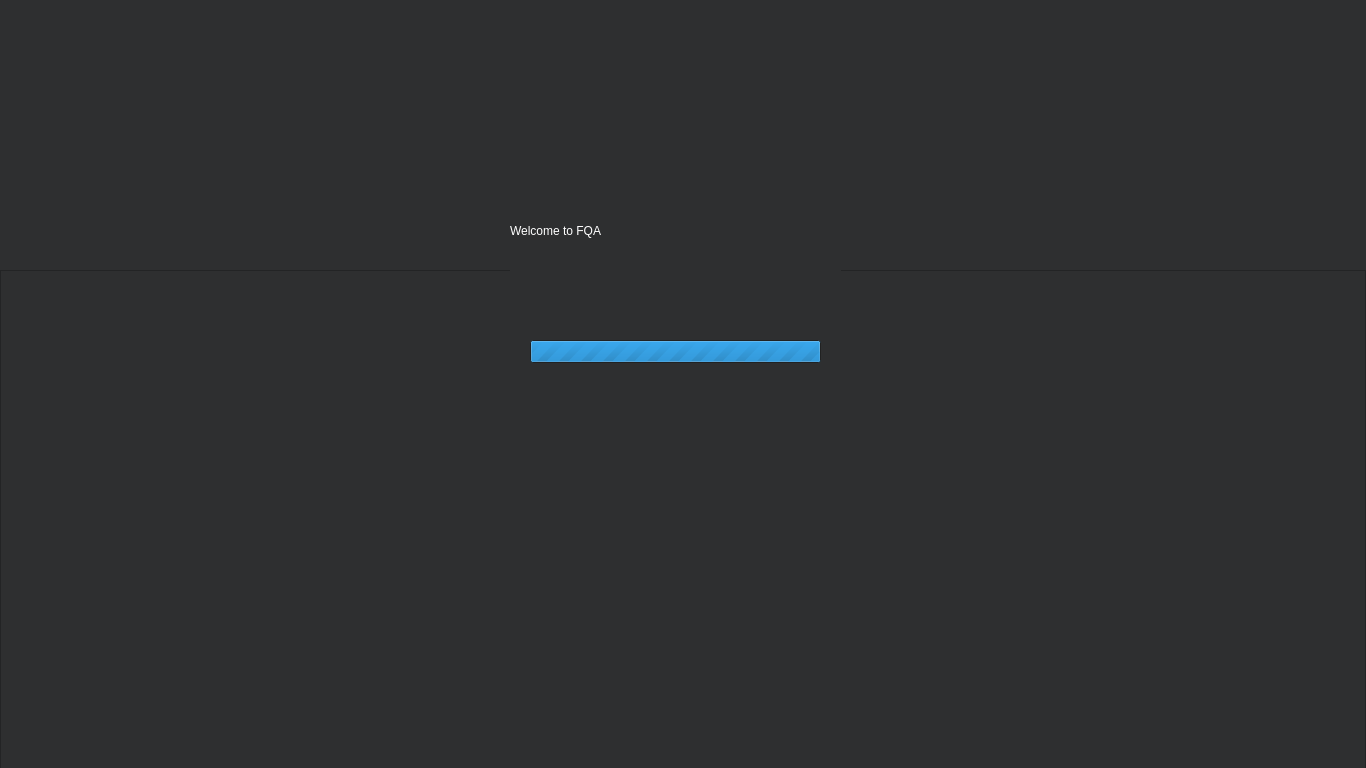
<?xml version="1.0" encoding="UTF-8"?>
<ui version="4.0">
 <class>login</class>
 <widget class="QDialog" name="login">
  <property name="geometry">
   <rect>
    <x>0</x>
    <y>0</y>
    <width>1366</width>
    <height>768</height>
   </rect>
  </property>
  <property name="windowTitle">
   <string>Dialog</string>
  </property>
  <property name="styleSheet">
   <string notr="true">background-color: rgb(46, 47, 48);</string>
  </property>
  <widget class="QLabel" name="label">
   <property name="geometry">
    <rect>
     <x>580</x>
     <y>260</y>
     <width>201</width>
     <height>71</height>
    </rect>
   </property>
   <property name="styleSheet">
    <string notr="true">color: rgb(255, 255, 255);
font: italic 36pt &quot;Times New Roman&quot;;</string>
   </property>
   <property name="text">
    <string>Loading...</string>
   </property>
  </widget>
  <widget class="QFrame" name="frame">
   <property name="geometry">
    <rect>
     <x>0</x>
     <y>270</y>
     <width>1366</width>
     <height>550</height>
    </rect>
   </property>
   <property name="frameShape">
    <enum>QFrame::StyledPanel</enum>
   </property>
   <property name="frameShadow">
    <enum>QFrame::Raised</enum>
   </property>
  </widget>
  <widget class="QLabel" name="label_3">
   <property name="geometry">
    <rect>
     <x>440</x>
     <y>60</y>
     <width>500</width>
     <height>145</height>
    </rect>
   </property>
   <property name="styleSheet">
    <string notr="true">background-image: url(:/PNG/login.png);</string>
   </property>
   <property name="text">
    <string/>
   </property>
  </widget>
  <widget class="QLabel" name="label_2">
   <property name="geometry">
    <rect>
     <x>510</x>
     <y>190</y>
     <width>331</width>
     <height>81</height>
    </rect>
   </property>
   <property name="styleSheet">
    <string notr="true">color: rgb(255, 255, 255);
font: italic 36pt &quot;Times New Roman&quot;;</string>
   </property>
   <property name="text">
    <string>Welcome to FQA</string>
   </property>
  </widget>
  <widget class="QProgressBar" name="progressBar">
   <property name="geometry">
    <rect>
     <x>530</x>
     <y>340</y>
     <width>291</width>
     <height>23</height>
    </rect>
   </property>
   <property name="styleSheet">
    <string notr="true">border-color: rgb(46, 47, 48);</string>
   </property>
   <property name="maximum">
    <number>0</number>
   </property>
   <property name="value">
    <number>0</number>
   </property>
   <property name="textVisible">
    <bool>true</bool>
   </property>
   <property name="invertedAppearance">
    <bool>false</bool>
   </property>
  </widget>
 </widget>
 <resources/>
 <connections/>
</ui>
